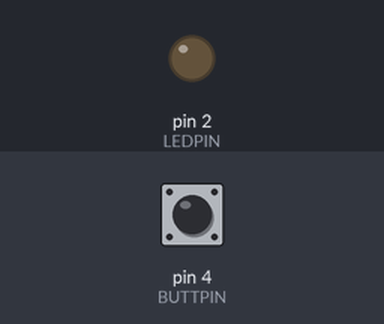
The sketch below on a simulated Arduino Uno, built with avr-gcc and run on an emulated ATmega328P. Parts: output pins drawn as LEDs (lit = HIGH). The inputs (shaded band) are chosen by the test bench; at power-on: pin 4 (BUTTPIN) LOW.

Above: at 1.2 s.
1.3 s: pin 4 (BUTTPIN) pulled HIGH for 0.15 s
At 1.4 s:
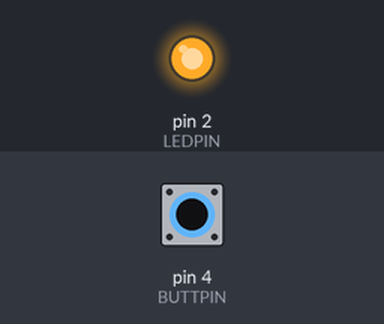
3.0 s: pin 4 (BUTTPIN) pulled HIGH for 3.2 s
At 7.0 s:
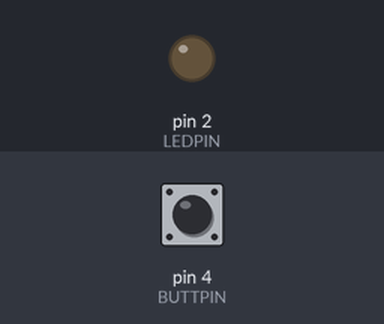
Timing chart, 0 to 8.5 s (numbered marks = the images above; inputs shaded):
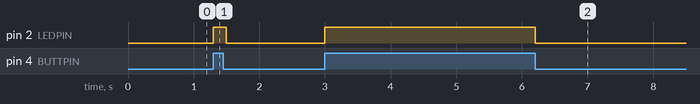

The sketch:

L3_oppgave2.ino
```cpp
// Oppgave 2
#define LEDPIN  2
#define BUTTPIN 4


void setup() {
  pinMode(LEDPIN, OUTPUT);
  pinMode(BUTTPIN, INPUT);
}

void loop() {
  int readval = digitalRead(BUTTPIN);
  digitalWrite(LEDPIN, readval);

  delay(100);
}
```

Measured:
- after the input at 1.3 s, pin 2 (LEDPIN): LOW → HIGH at once, → LOW 0.20 s later
- after the input at 3.0 s, pin 2 (LEDPIN): LOW → HIGH at once, → LOW 3.2 s later
